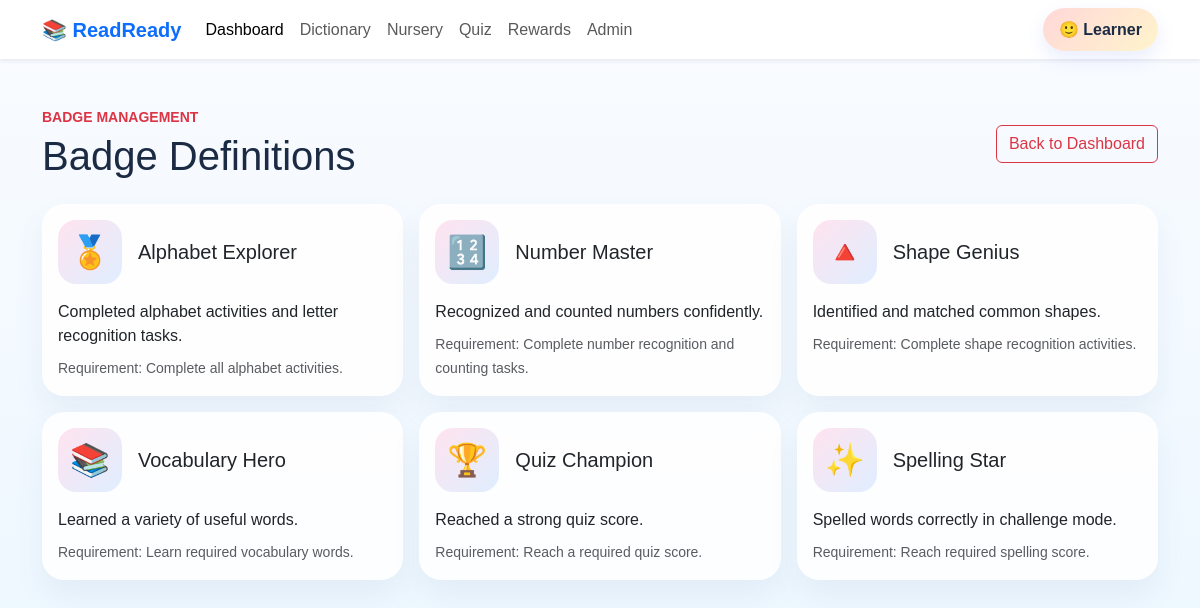
The page /admin/badges.php (signed in) on the database its author committed.
### tables this page shows
CREATE TABLE IF NOT EXISTS badges (
    id INT AUTO_INCREMENT PRIMARY KEY,
    name VARCHAR(150) NOT NULL,
    description TEXT,
    icon VARCHAR(50) DEFAULT '🏅',
    requirement VARCHAR(255) DEFAULT 'Complete the required learning task.',
    stars_reward INT NOT NULL DEFAULT 0,
    created_at TIMESTAMP DEFAULT CURRENT_TIMESTAMP,
    updated_at TIMESTAMP DEFAULT CURRENT_TIMESTAMP ON UPDATE CURRENT_TIMESTAMP,
    UNIQUE KEY uq_badge_name (name)
);

### includes/config.php (called while the page is built, shortened)
<?php
function e($value): string
{
    return htmlspecialchars((string) $value, ENT_QUOTES, 'UTF-8');
}

### admin/badges.php (the view, shortened to what this page needs)
<?php
require __DIR__ . '/../includes/config.php';
$conn = (new Database())->getConnection();
$badges = $conn->query('SELECT * FROM badges ORDER BY created_at DESC');
require __DIR__ . '/../includes/header.php';
?>
<section class="container py-5">
    <div class="d-flex justify-content-between align-items-center mb-4">
        <div>
            <p class="text-uppercase small text-danger fw-bold mb-1">Badge Management</p>
            <h1 class="mb-0">Badge Definitions</h1>
        </div>
        <a href="<?php echo APP_BASE_URL; ?>/admin/dashboard.php" class="btn btn-outline-danger">Back to Dashboard</a>
    </div>
    <?php if ($badges && $badges->num_rows > 0): ?>
        <div class="row g-3">
            <?php while ($badge = $badges->fetch_assoc()): ?>
                <div class="col-md-6 col-lg-4">
                    <div class="card soft-card h-100">
                        <div class="card-body">
                            <div class="d-flex align-items-center gap-3 mb-3">
                                <div class="badge-medal"><?php echo e($badge['icon'] ?? '🏅'); ?></div>
                                <div>
                                    <h5 class="mb-0"><?php echo e($badge['name']); ?></h5>
                                </div>
                            </div>
                            <p class="mb-2"><?php echo e($badge['description']); ?></p>
                            <small class="text-muted">Requirement: <?php echo e($badge['requirement']); ?></small>
                        </div>
                    </div>
                </div>
            <?php endwhile; ?>
        </div>
    <?php else: ?>
        <div class="alert alert-info">No badge definitions available yet.</div>
    <?php endif; ?>
</section>
<?php require __DIR__ . '/../includes/footer.php'; ?>

### includes/header.php (shortened to what this page needs)
<?php
$active = $active ?? 'home';
?>
<!doctype html>
<html lang="en">
<head>
    <link href="https://cdn.jsdelivr.net/npm/bootstrap@5.3.3/dist/css/bootstrap.min.css" rel="stylesheet">
    <link rel="stylesheet" href="<?php echo APP_BASE_URL; ?>/assets/css/style.css">
    <link rel="stylesheet" href="https://cdn.jsdelivr.net/npm/bootstrap-icons@1.11.3/font/bootstrap-icons.css">
</head>
<body>
    <nav class="navbar navbar-expand-lg navbar-light bg-white shadow-sm sticky-top">
        <div class="container">
            <a class="navbar-brand fw-bold text-primary" href="<?php echo APP_BASE_URL; ?>/index.php">📚 ReadReady</a>
            <div class="collapse navbar-collapse" id="mainNav">
                <ul class="navbar-nav me-auto mb-2 mb-lg-0">
                    <li class="nav-item"><a class="nav-link <?php echo $active === 'home' ? 'active' : ''; ?>" href="<?php echo APP_BASE_URL; ?>/dashboard.php">Dashboard</a></li>
                    <li class="nav-item"><a class="nav-link <?php echo $active === 'dictionary' ? 'active' : ''; ?>" href="<?php echo APP_BASE_URL; ?>/modules/dictionary/index.php">Dictionary</a></li>
                    <li class="nav-item"><a class="nav-link <?php echo $active === 'nursery' ? 'active' : ''; ?>" href="<?php echo APP_BASE_URL; ?>/modules/nursery/index.php">Nursery</a></li>
                    <li class="nav-item"><a class="nav-link <?php echo $active === 'quiz' ? 'active' : ''; ?>" href="<?php echo APP_BASE_URL; ?>/modules/quiz/index.php">Quiz</a></li>
                    <li class="nav-item"><a class="nav-link <?php echo $active === 'rewards' ? 'active' : ''; ?>" href="<?php echo APP_BASE_URL; ?>/modules/rewards/index.php">Rewards</a></li>
                    <li class="nav-item"><a class="nav-link <?php echo $active === 'admin' ? 'active' : ''; ?>" href="<?php echo APP_BASE_URL; ?>/admin/index.php">Admin</a></li>
                </ul>
                <div class="d-flex align-items-center gap-2">
                    <span class="user-pill"><?php echo e($_SESSION['readready_avatar'] ?? '🙂'); ?> <?php echo e($_SESSION['readready_nickname'] ?? 'Learner'); ?></span>
                </div>
            </div>
        </div>
    </nav>

### includes/footer.php (shortened to what this page needs)
</body>
</html>

### assets/css/style.css (style rules this page uses)
body { background: linear-gradient(180deg, #f9fbff 0%, #eef8ff 100%); font-family: Arial, sans-serif; color: #1b2b44; }
.navbar { background: rgba(255,255,255,0.9) !important; backdrop-filter: blur(10px); }
.user-pill { background: linear-gradient(135deg, #ffd8d8, #fff4cc); padding: 0.6rem 1rem; border-radius: 999px; font-weight: 600; box-shadow: 0 8px 18px rgba(82, 114, 255, 0.12); }
.soft-card, .quick-card, .category-card, .badge-card { border: 0; border-radius: 22px; background: rgba(255,255,255,0.9); box-shadow: 0 16px 30px rgba(81, 103, 156, 0.08); }
.word-image, .category-icon, .badge-medal { width: 64px; height: 64px; display: flex; align-items: center; justify-content: center; border-radius: 18px; background: linear-gradient(135deg, #ffe3ef, #dfeeff); font-size: 2rem; }

### rows shown on the page
badges: icon "🏅", name "Alphabet Explorer", description "Completed alphabet activities and letter recognition tasks.", requirement "Complete all alphabet activities."
badges: icon "🔢", name "Number Master", description "Recognized and counted numbers confidently.", requirement "Complete number recognition and counting tasks."
badges: icon "🔺", name "Shape Genius", description "Identified and matched common shapes.", requirement "Complete shape recognition activities."
badges: icon "📚", name "Vocabulary Hero", description "Learned a variety of useful words.", requirement "Learn required vocabulary words."
badges: icon "🏆", name "Quiz Champion", description "Reached a strong quiz score.", requirement "Reach a required quiz score."
badges: icon "✨", name "Spelling Star", description "Spelled words correctly in challenge mode.", requirement "Reach required spelling score."

### other values the page prints
$_SESSION['readready_avatar'] "🙂"
$_SESSION['readready_nickname'] "Learner"
